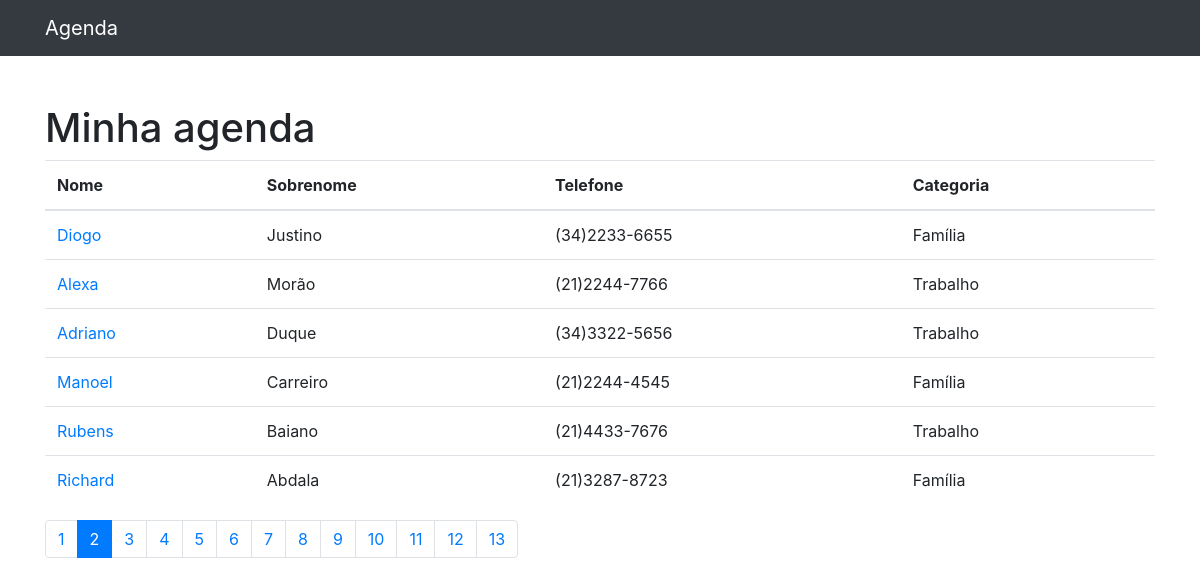
Page /?p=2 on the committed database.
### contato/models.py (models this page shows, shortened)
class ContatoDj(models.Model):
    nome = models.CharField(max_length=255)
    sobreNome = models.CharField(max_length=255, blank=True)
    telefone = models.CharField(max_length=255)
    email = models.CharField(max_length=255, blank=True)
    data_criacao = models.DateTimeField(default=timezone.now)
    descricao = models.CharField(max_length=255, blank=True)
    categoria = models.ForeignKey(Categoria, on_delete=models.DO_NOTHING)
    exibir = models.BooleanField(default=True)

class Categoria(models.Model):
    nome = models.CharField(max_length=255)
    def __str__(self):
        return self.nome

### contato/views.py (the view)
# urls.py: path('', views.index, name='index'),
def index(request):
    recebeDbContatos = ContatoDj.objects.all()
    paginator = Paginator(recebeDbContatos, 7)
    page = request.GET.get('p')
    recebeDbContatos = paginator.get_page(page)
    return render(request, 'contato/index.html', {
        'HtmlContatos' : recebeDbContatos
    })

### contato/templates/contato/index.html
{%extends 'djHtmlBase.html'%} {%block conteudo%}
<table class="table">
  <thead>
    <tr>
      <th>Nome</th>
      <th>Sobrenome</th>
      <th>Telefone</th>
      <th>Categoria</th>
    </tr>
  </thead>
  <tbody>
    {%for contato in HtmlContatos %}
      {%if contato.exibir%}
      <tr>
        <td>
          <a href="{%url 'exibeContato' contato.id%}">{{contato.nome}}</a>
        </td>
        <td>{{contato.sobreNome}}</td>
        <td>{{contato.telefone}}</td>
        <td>{{contato.categoria}}</td>
      </tr>
      {%endif%}
    {%endfor%}
  </tbody>
</table>
<nav aria-label="Page navigation example">
  <ul class="pagination">
    {%for pagina in HtmlContatos.paginator.page_range%}
      {%if HtmlContatos.number == pagina%}
        <li class="page-item active">
          <a class="page-link" href="?p={{pagina}}">{{pagina}}</a>
        </li>
      {%else%}
        <li class="page-item">
          <a class="page-link" href="?p={{pagina}}">{{pagina}}</a>
        </li>
      {%endif%}
    {%endfor%}
  </ul>
</nav>
{%endblock%}

### rows in the picture
ContatoDj: nome "Diogo", sobreNome "Justino", telefone "(34)2233-6655", categoria "Família"
ContatoDj: nome "Alexa", sobreNome "Morão", telefone "(21)2244-7766", categoria "Trabalho"
ContatoDj: nome "Adriano", sobreNome "Duque", telefone "(34)3322-5656", categoria "Trabalho"
ContatoDj: nome "Manoel", sobreNome "Carreiro", telefone "(21)2244-4545", categoria "Família"
ContatoDj: nome "Rubens", sobreNome "Baiano", telefone "(21)4433-7676", categoria "Trabalho"
ContatoDj: nome "Richard", sobreNome "Abdala", telefone "(21)3287-8723", categoria "Família"

### other values in the picture
{{ pagina }} "1" "3" "4" "5" "6" "7" "8" "9" "10" "11" "12" "13"
{{ pagina }} "2"
